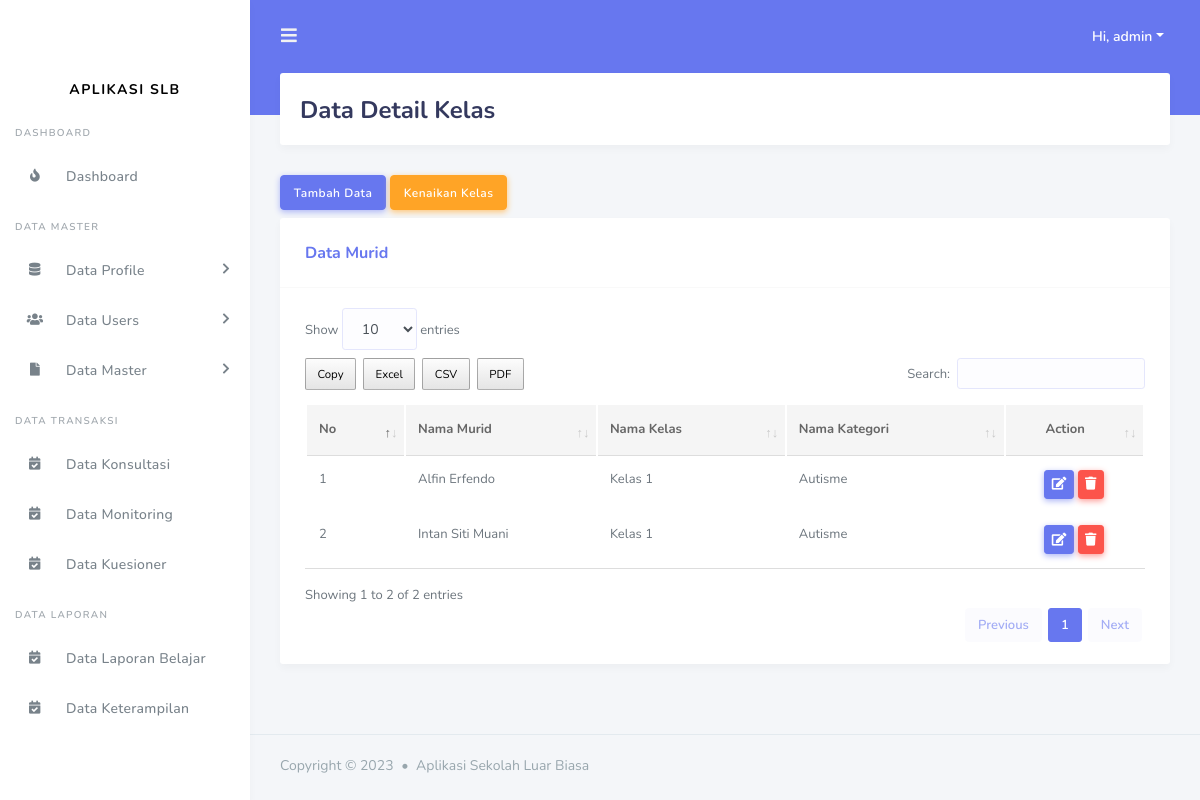
The page /admin/data_detail_kelas.php?id=6 (signed in) on the database its author committed.
### tables this page shows
CREATE TABLE `tbl_detail_kelas` (
  `id_detail_kelas` int(11) NOT NULL,
  `id_murid` int(11) NOT NULL,
  `id_kelas` int(11) NOT NULL,
  `id_users` int(11) NOT NULL
);

CREATE TABLE `tbl_murid` (
  `id_murid` int(11) NOT NULL,
  `nik` varchar(100) NOT NULL,
  `nama` varchar(200) NOT NULL,
  `jenis_kelamin` varchar(100) NOT NULL,
  `tempat_lahir` varchar(100) NOT NULL,
  `tanggal_lahir` date NOT NULL,
  `gambar` varchar(200) NOT NULL,
  `alamat` varchar(200) NOT NULL,
  `agama` varchar(200) NOT NULL DEFAULT 'admin',
  `status_murid` enum('menunggu hasil','diterima','tidak') NOT NULL DEFAULT 'diterima'
);

CREATE TABLE `tbl_kelas` (
  `id_kelas` int(11) NOT NULL,
  `id_kategori` int(11) NOT NULL,
  `nama_kelas` varchar(255) NOT NULL,
  `id_periode` int(11) NOT NULL,
  `id_users` int(11) NOT NULL
);

CREATE TABLE `tbl_kategori` (
  `id_kategori` int(11) NOT NULL,
  `nama_kategori` varchar(255) DEFAULT NULL
);

### include/koneksi.php (called while the page is built, shortened)
<?php
$base_url = "http://localhost/aplikasi_slb/";
?>

### admin/data_detail_kelas.php (the view, shortened to what this page needs)
<?php
include('../include/koneksi.php');
include('../template/header.php');
include('../template/sidebar.php');
$id_kelas = $_GET['id'];
?>
<div class="main-content">
  <section class="section">
    <div class="section-header">
      <h1>Data Detail Kelas</h1>
    </div>
    <button type="button" class="btn btn-primary mb-2" data-toggle="modal" data-target="#tambahdata">
      Tambah Data
    </button>
    <button type="button" class="btn btn-warning mb-2" data-toggle="modal" data-target="#KenaikanKelas">
      Kenaikan Kelas
    </button>
    <div class="section-body">
      <div class="card table-responsive">
        <div class="card-header">
            <h4>Data Murid</h4>
        </div>
        <div class="card-body ">
            <table class="table table-hover" id="data_tabel">
            <thead>
              <tr>
                <th>No</th>
                <th>Nama Murid</th>
                <th>Nama Kelas</th>
                <th>Nama Kategori</th>
                <th class ="text-center">Action</th>
              </tr>
            </thead>
            <tbody>
              <?php
                    $query = "SELECT * FROM tbl_detail_kelas tdk INNER JOIN tbl_kelas tk on tk.id_kelas = tdk.id_kelas INNER JOIN tbl_kategori tkg ON tk.id_kategori = tkg.id_kategori INNER JOIN tbl_users tu on tu.id_users = tk.id_users INNER JOIN tbl_murid tm on tm.id_murid = tdk.id_murid where tu.status = 'aktiv' and tdk.id_kelas = $id_kelas";
                    $result_tasks = mysqli_query($conn, $query);
                    $no = 1;
                    while($row = mysqli_fetch_assoc($result_tasks)) { ?>
                <tr>
                  <td><?= $no++ ?></td>
                  <td><?= $row['nama']?></td>
                  <td><?= $row['nama_kelas']?></td>
                  <td><?= $row['nama_kategori']?></td>
                  <td class ="text-center">
                    <button type="button" class="btn btn-primary btn-sm" data-toggle="modal" data-target="#updatedata<?= $row['id_detail_kelas'] ?>">
                      <i class="fas fa-edit"></i>
                    </button>
                    <a href="<?= $base_url ?>proses_admin/data_detail_kelas/delete.php?id=<?= $row['id_detail_kelas'] ?>&id_kelas=<?= $row['id_kelas'] ?>" class="btn btn-danger btn-sm"><i class="fas fa-trash"></i></a>
                  </td>
                </tr>
              <?php } ?>
            </tbody>
          </table>
        </div>
      </div>
    </div>
  </section>
</div>
<?php include('../template/footer.php'); ?>

### rows shown on the page
tbl_detail_kelas: id_murid.nama "Alfin Erfendo", id_kelas.nama_kelas "Kelas 1", tbl_kategori.nama_kategori "Autisme"
tbl_detail_kelas: id_murid.nama "Intan Siti Muani", id_kelas.nama_kelas "Kelas 1", tbl_kategori.nama_kategori "Autisme"

### other values the page prints
$_SESSION['nama_users'] "admin"
